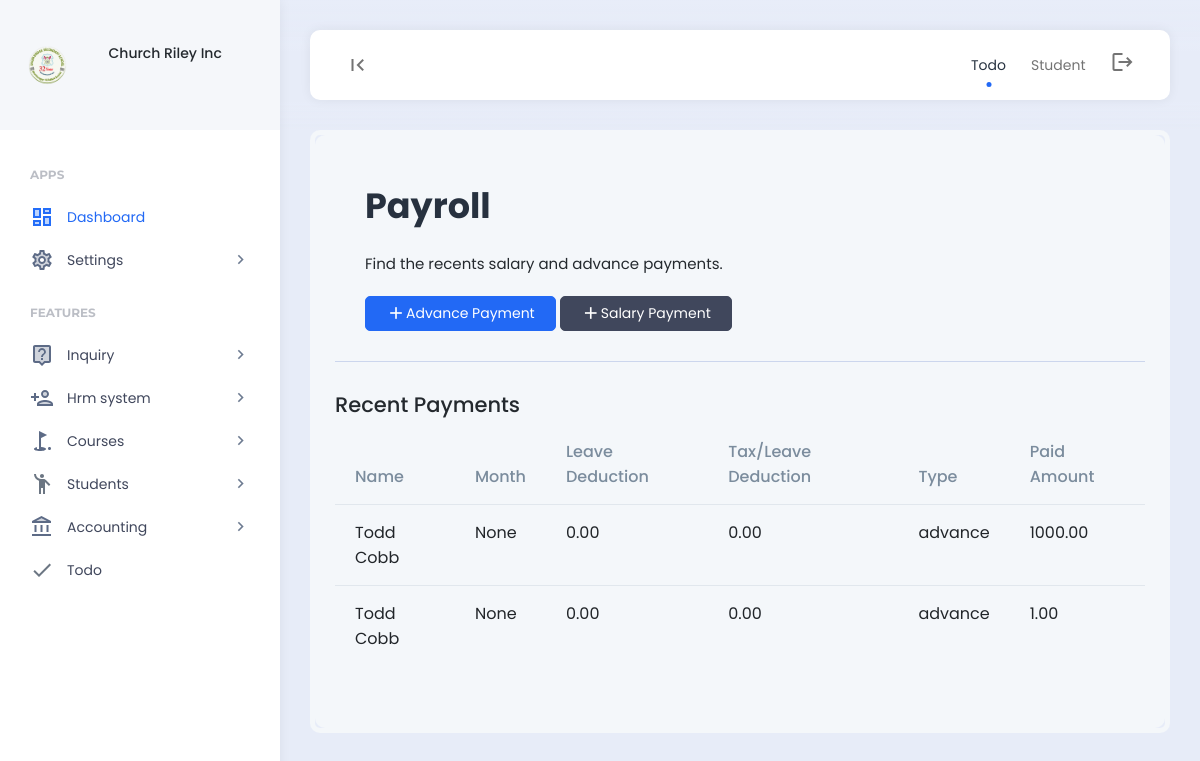
The page /payroll/ (signed in) on the database its author committed.
### features/models.py (models this page shows, shortened)
class Company(models.Model):
    company_name = models.CharField(max_length=255)
    company_address = models.CharField(max_length=255)
    company_email = models.CharField(max_length=255)
    company_contact_number = models.CharField(max_length=255)
    company_logo = models.ImageField(upload_to='company_images/')
    payment_terms = models.TextField()
    created = models.DateField(auto_now_add=True)
    class Meta:
        verbose_name_plural = "03. Company Setup"

### hrm/models.py (models this page shows, shortened)
class Salary(models.Model):
    employee = models.ForeignKey(Employee, on_delete=models.SET_NULL, null = True)
    month = models.ForeignKey(MonthSetup, on_delete=models.SET_NULL,null=True)
    leave_deduction = models.FloatField(max_length=255,null=True, blank=True)
    tax_deduction = models.FloatField(max_length=255,null=True, blank=True)
    company_deduction = models.FloatField(max_length=255,null=True, blank=True)
    paid_salary = models.FloatField(max_length=255,null=True, blank=True)
    type = models.CharField(max_length=255,null=True, blank=True, default='salary')
    created = models.DateField(auto_now_add=True)
    class Meta:
        verbose_name_plural = "03. Salary"

class Employee(models.Model):
    department = models.ForeignKey(Department, on_delete=models.SET_NULL,null=True)
    designation = models.ForeignKey(Designation, on_delete=models.SET_NULL,null=True)
    user = models.OneToOneField(User, on_delete=models.CASCADE)
    permission = models.ForeignKey(Permission,on_delete=models.SET_NULL,null=True, blank=True)
    code = models.CharField(max_length=100,null=True, blank=True)
    email = models.CharField(max_length=200,null=True, blank=True)
    contact = models.CharField(max_length=200,null=True, blank=True)
    address = models.CharField(max_length=200,null=True, blank=True)
    emp_salary = models.CharField(max_length=200,null=True, blank=True)
    emp_password = models.CharField(max_length=200,null=True, blank=True)
    date_joined = models.DateTimeField(null=True, blank=True)
    date_modified = models.DateTimeField(auto_now=True)
    created = models.DateTimeField(auto_now_add=True)
    class Meta:
        verbose_name_plural = "01. Employees"

### hrm/views.py (the view)
# urls.py: path("payroll/", views.payroll, name="payroll"),
def payroll(request):
    if 'read_hrm' in custom_data_views(request):
        months = MonthSetup.objects.filter(is_active = True)
        current_datetime = date.today()
        date_object = current_datetime
        today_date = date_object.strftime('%Y-%m-%d')
        all_employees = Employee.objects.all()
        recent_salary = Salary.objects.all().order_by('created')
        context = {
            'months':months,
            'today_date':today_date,
            'all_employees':all_employees,
            'recent_salary':recent_salary,
        }
        return render(request,'hrm/payroll.html',context)
    else:
        messages.info(request, "Unauthorized access.")
        return redirect('home')

### templates/hrm/payroll.html (shortened to what this page needs)
{% include 'header.html' %}
<div class="app-content">
    <div class="content-wrapper">
        <div class="example-container">
            <div class="example-content bg-light">
                <div class="page-description d-flex align-items-center">
                    <div class="page-description-content flex-grow-1">
                        <h1>Payroll</h1>
                        <span>Find the recents salary and advance payments.</span>
                    </div>
                    <div class="page-description-actions">
                        {% if 'create_hrm' in permissions %}
                        <a href="" class="btn btn-primary" data-bs-toggle="modal" data-bs-target="#exampleModalCenterAdvance"><i class="material-icons">add</i>Advance Payment</a>
                        <a href="" class="btn btn-dark" data-bs-toggle="modal" data-bs-target="#exampleModalCenter"><i class="material-icons">add</i>Salary Payment</a>
                        {% endif %}
                    </div>
                </div>
                <h4>Recent Payments</h4>
                            <table class="table nowrap w-100 mb-5">
                                <thead>
                                    <tr>
                                        <th>Name</th>
                                        <th>Month</th>
                                        <th>Leave Deduction</th>
                                        <th>Tax/Leave Deduction</th>
                                        <th>Type</th>
                                        <th>Paid Amount</th>
                                    </tr>
                                </thead>
                                <tbody>
                                    {% if recent_salary %}
                                    {% for recent_salary in recent_salary %}
                                    <tr>
                                        <td>{{recent_salary.employee.user.first_name}} {{recent_salary.employee.user.last_name}}</td>
                                        <td>{{recent_salary.month}}</td>
                                        <td>{{recent_salary.leave_deduction|floatformat:2}}</td>
                                        <td>{{recent_salary.tax_deduction|floatformat:2}}</td>
                                        <td>{{recent_salary.type}}</td>
                                        <td>{{recent_salary.paid_salary|floatformat:2}}</td>
                                    </tr>
                                    {% endfor %}
                                    {% else %}
                                    <tr>
                                        <td style="text-align: center" colspan="7">No Recent Payments</td>
                                    </tr>
                                    {% endif %}
                                </tbody>
                            </table>
            </div>
        </div>
    </div>
</div>
{% include 'footer.html' %}

### templates/header.html (shortened to what this page needs)
{% load static %}
<body>
    {% include 'nav_links.html' %}
    <div class="app align-content-stretch d-flex flex-wrap">
        <div class="app-sidebar">
            <div class="logo d-flex align-items-center">
                <div class="row">
                    <div class="col-2">
                        <img src="{{company.company_logo.url}}" height="40">
                    </div>
                    <div class="col-2"></div>
                    <div class="col-8">
                        <div class="sidebar-user-switcher user-activity-online">
                            <h6>{{company.company_name}}</h6>
                        </div>
                    </div>
                </div>
            </div>
            <div class="app-menu">
                <ul class="accordion-menu">
                    <li class="sidebar-title">
                        Apps
                    </li>
                    <li class="active-page">
                        <a href="{% url 'home' %}" class="active"><i class="material-icons-two-tone">dashboard</i>Dashboard</a>
                    </li>
                    <li>
                        <a href=""><i class="material-icons-two-tone">settings</i>Settings<i class="material-icons has-sub-menu">keyboard_arrow_right</i></a>
                    </li>
                    <li class="sidebar-title">
                        Features
                    </li>
                    <li>
                        <a href=""><i class="material-icons-two-tone">live_help</i>Inquiry<i class="material-icons has-sub-menu">keyboard_arrow_right</i></a>
                    </li>
                    <li>
                        <a href=""><i class="material-icons-two-tone">person_add</i>Hrm system<i class="material-icons has-sub-menu">keyboard_arrow_right</i></a>
                    </li>
                    <li>
                        {% if 'read_course' in permissions %}
                        <a href=""><i class="material-icons-two-tone">golf_course</i>Courses<i class="material-icons has-sub-menu">keyboard_arrow_right</i></a>
                        {% endif %}
                    </li>
                    <li>
                        {% if 'read_student' in permissions %}
                        <a href="#"><i class="material-icons-two-tone">emoji_people</i>Students<i class="material-icons has-sub-menu">keyboard_arrow_right</i></a>
                        {% endif %}
                    </li>
                    <li>
                        {% if 'read_finance' in permissions %}
                        <a href="#"><i class="material-icons-two-tone">account_balance</i>Accounting<i class="material-icons has-sub-menu">keyboard_arrow_right</i></a>
                        {% endif %}
                    </li>
                    <li>
                        <a href="{% url 'todo' %}"><i class="material-icons-two-tone">done</i>Todo</a>
                    </li>
                </ul>
            </div>
        </div>
        <div class="app-container">
            <div class="app-header">
                <nav class="navbar navbar-light navbar-expand">
                    <div class="container-fluid">
                        <div class="navbar-nav" id="navbarNav">
                            <ul class="navbar-nav">
                                <li class="nav-item">
                                    <a class="nav-link hide-sidebar-toggle-button" href="#"><i class="material-icons">first_page</i></a>
                                </li>
                            </ul>
                        </div>
                        <div class="d-flex">
                            <ul class="navbar-nav">
                                <li class="nav-item hidden-on-mobile">
                                    <a class="nav-link active" href="{% url 'todo' %}">Todo</a>
                                </li>
                                <li class="nav-item hidden-on-mobile">
                                    <a class="nav-link" href="{% url 'student' %}">Student</a>
                                </li>
                                <li class="nav-item">
                                    <a class="nav-link" href="{% url 'logout' %}"><i class="material-icons">logout</i></a>
                                </li>
                            </ul>
                        </div>
                    </div>
                </nav>
            </div>

### rows shown on the page
Company: company_logo (picture), company_name "Church Riley Inc"
Salary: employee.user.first_name "Todd", employee.user.last_name "Cobb", month "None", leave_deduction "0.00", tax_deduction "0.00", type "advance", paid_salary "1000.00"
Salary: employee.user.first_name "Todd", employee.user.last_name "Cobb", month "None", leave_deduction "0.00", tax_deduction "0.00", type "advance", paid_salary "1.00"
